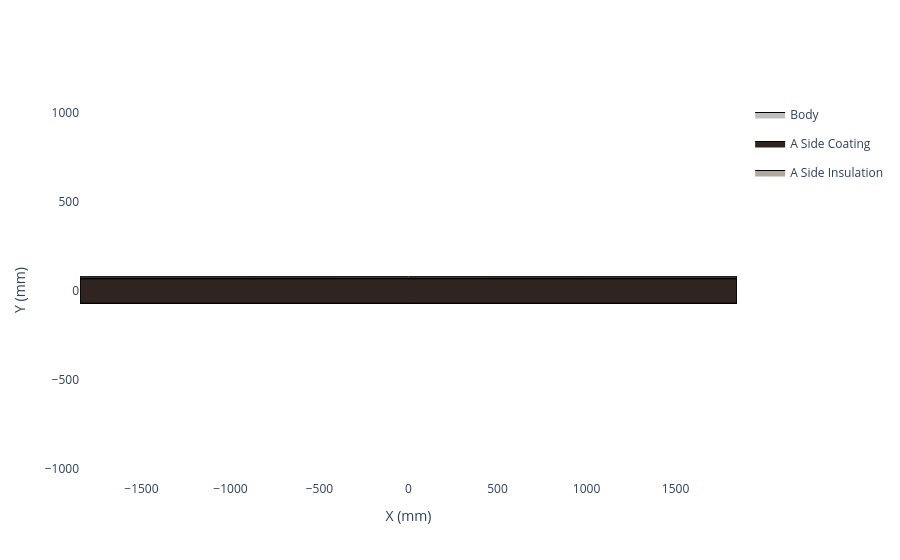
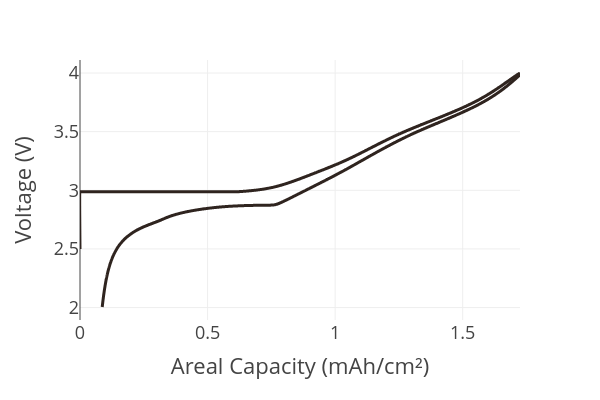

Source (notebook cell) for these figures, in order:
### Code cell
# create the cathode

insulation_material = InsulationMaterial.from_database("Aluminium Oxide, 95%")

my_cathode = Cathode(
    formulation=cathode_formulation,
    current_collector=cathode_current_collector,
    calender_density=3.04,
    mass_loading=15.00,
    insulation_material=insulation_material,
    insulation_thickness=3,
    name='QNAS-S40160RL'
)

my_cathode._get_full_top_down_view().show()
my_cathode.plot_half_cell_curve(areal=True, width=600, height=400).show()

### Figure 1 — Plotly figure (JSON) as saved in the notebook; plotly's stock layout.template omitted (floating-point values rounded to 4 significant figures)
{"data": [{"fill": "toself", "fillcolor": "#C0C0C0", "legendgroup": "Body", "line": {"color": "black", "width": 1}, "mode": "lines", "name": "Body", "showlegend": true, "type": "scatter", "x": [-1845.0, -1845.0, -1845.0, 1845.0, 1845.0, 1845.0, -1845.0], "y": [-71.0, 71.0, 79.0, 79.0, 71.0, -71.0, -71.0]}, {"fill": "toself", "fillcolor": "#2f241f", "line": {"color": "black", "width": 1}, "mode": "lines", "name": "A Side Coating", "type": "scatter", "x": [-1845.0, -1845.0, -1845.0, 1845.0, 1845.0, 1845.0, -1845.0, -1845.0, -1845.0, -1845.0, 1845.0, 1845.0, 1845.0, -1845.0], "y": [-71.0, 68.0, 68.0, 68.0, 68.0, -71.0, -71.0, -71.0, 68.0, 68.0, 68.0, 68.0, -71.0, -71.0]}, {"fill": "toself", "fillcolor": "#B0A99F", "line": {"color": "black", "width": 1}, "mode": "lines", "name": "A Side Insulation", "type": "scatter", "x": [-1845.0, -1845.0, 1845.0, 1845.0, -1845.0, -1845.0, -1845.0, 1845.0, 1845.0, -1845.0], "y": [68.0, 71.0, 71.0, 68.0, 68.0, 68.0, 71.0, 71.0, 68.0, 68.0]}], "layout": {"paper_bgcolor": "white", "plot_bgcolor": "white", "xaxis": {"scaleanchor": "y", "showgrid": false, "title": {"text": "X (mm)"}, "zeroline": false}, "yaxis": {"showgrid": false, "title": {"text": "Y (mm)"}, "zeroline": false}}}

### Figure 2 — Plotly figure (JSON) as saved in the notebook; plotly's stock layout.template omitted (floating-point values rounded to 4 significant figures; data arrays with more than 128 entries replaced by an {"elided": "..."} marker saying what was removed)
{"data": [{"hovertemplate": "Areal Capacity (mAh/cm²)=%{x}<br>Voltage (V)=%{y}<extra></extra>", "legendgroup": "", "line": {"color": "#2f241f", "dash": "solid", "shape": "spline"}, "marker": {"symbol": "circle"}, "mode": "lines", "name": "", "orientation": "v", "showlegend": false, "type": "scatter", "x": {"elided": "8605 float values"}, "xaxis": "x", "y": {"elided": "8605 float values"}, "yaxis": "y"}], "layout": {"height": 400, "legend": {"tracegroupgap": 0}, "margin": {"t": 60}, "width": 600, "xaxis": {"anchor": "y", "domain": [0.0, 1.0], "title": {"text": "Areal Capacity (mAh/cm²)"}}, "yaxis": {"anchor": "x", "domain": [0.0, 1.0], "title": {"text": "Voltage (V)"}}}}
